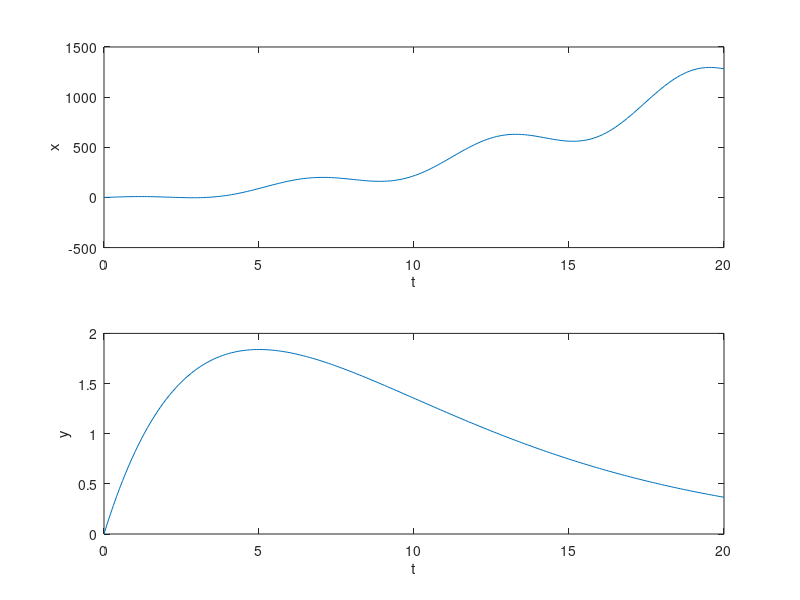
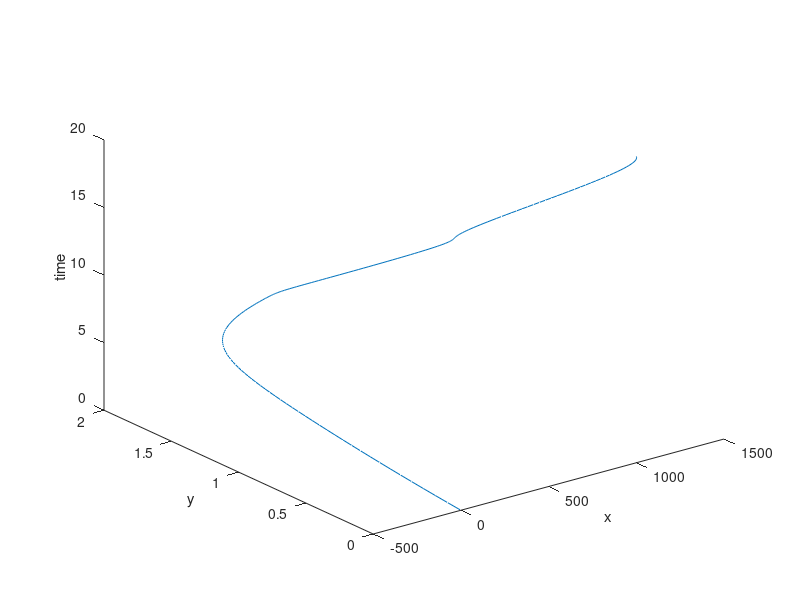
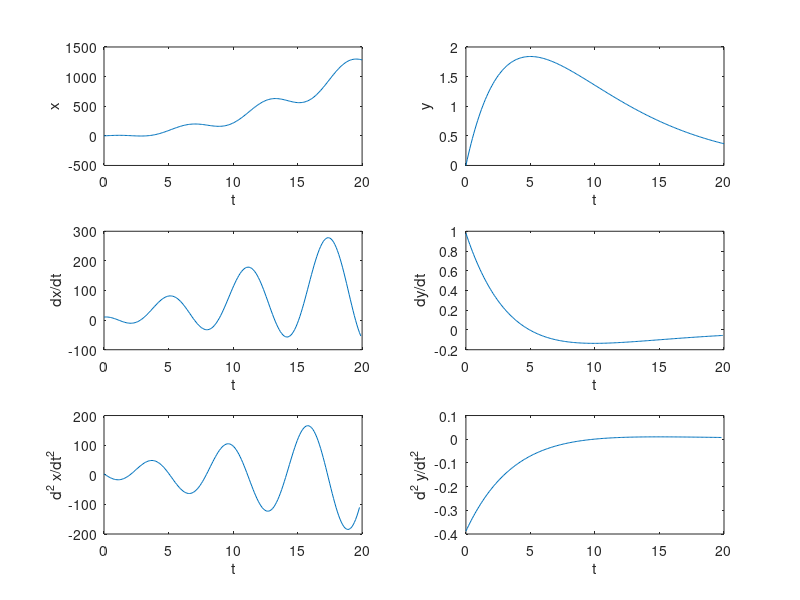
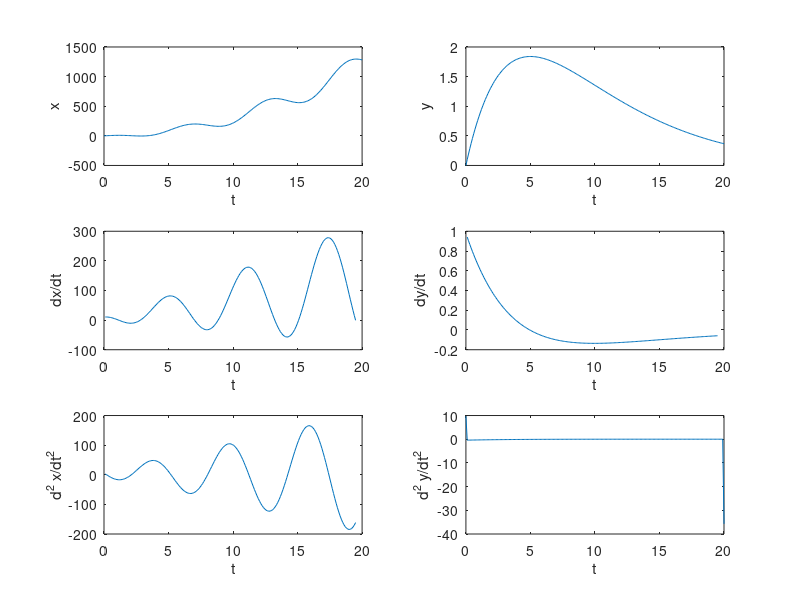

MATLAB code to generate these figures, in order: (Note: this script raises an error after producing the figures.)
%%%clean up everything 
%close all
%clear all
% //you do not have to do it ... but sometimes cleaning helps:-) 

%initializing the time vector  
t0=0;
tf=20;
N=200;
t=linspace(t0,tf,N); %//there are other ways to write vectors. which? 
dt=t(2)-t(1); 

% computing the x and y vectors 
x=3*t.^2+10*t.*cos(t);  %//note the use of ".*" for element-wise operation (that would otherwise be matrix operation)
y=t.*exp(-t/5);

%plot x vs t and y vs t 
figure; 
subplot(2,1,1); plot(t,x); xlabel('t'); ylabel('x'); %// write clear and meaningful graphs ... put labels etc.... 
subplot(2,1,2); plot(t,y); xlabel('t'); ylabel('y'); 

%3d plot 
figure; plot3(x,y,t); %// this allows you to plot a curve in 3D 
xlabel('x'); 
ylabel('y'); 
zlabel('time'); 


%compute the first derivatives in a very simple way ... how to do better?
%read the notes if you are interested  
xd=diff(x)/dt; 
yd=diff(y)/dt; 
td=t(1:end-1); 

%compute the second derivative 
xdd=diff(xd)/dt; 
ydd=diff(yd)/dt; 
tdd=t(1:N-2);

%plot of x,y, first derivatives and second derivatives     
figure; 
subplot(3,2,1); plot(t,x); xlabel('t'); ylabel('x'); %// subplot is actually pretty great to visualize more information in one slide   
subplot(3,2,2); plot(t,y); xlabel('t'); ylabel('y'); 
subplot(3,2,3); plot(td,xd); xlabel('t'); ylabel('dx/dt'); 
subplot(3,2,4); plot(td,yd); xlabel('t'); ylabel('dy/dt'); 
subplot(3,2,5); plot(tdd,xdd); xlabel('t'); ylabel('d^2 x/dt^2'); 
subplot(3,2,6); plot(tdd,ydd); xlabel('t'); ylabel('d^2 y/dt^2');



diag([1,2,3,4],3) 

%alternative way to compute derivative 
%matrix for first derivative 
D1=(-diag(ones(N,1))+diag(ones(N-1,1),1))/dt; % how was this derived? look at the notes     
xd=D1*x'; % what does the " ' " do to the vector? it is hermitian conjugation. why did I do that?  
yd=D1*y'; 
%matrix for first derivative 
D2=(diag(ones(N-1,1),-1)-2*diag(ones(N,1))+diag(ones(N-1,1),1))/dt^2; % how was this derived? look at the notes 
xdd=D2*x'; 
ydd=D2*y'; 

%plot of x,y, alternative first derivatives and second derivatives     
figure; 
subplot(3,2,1); plot(t,x); xlabel('t'); ylabel('x'); 
subplot(3,2,2); plot(t,y); xlabel('t'); ylabel('y'); 
subplot(3,2,3); plot(t(2:N-5),xd(2:N-5)); xlabel('t'); ylabel('dx/dt'); 
subplot(3,2,4); plot(t(2:N-5),yd(2:N-5)); xlabel('t'); ylabel('dy/dt'); 
subplot(3,2,5); plot(t(2:N-5),xdd(2:N-5)); xlabel('t'); ylabel('d^2 x/dt^2'); 
subplot(3,2,6); plot(t(1:N),ydd(1:N)); xlabel('t'); ylabel('d^2 y/dt^2'); 
%note that I did not plot all the points... why?   


%%%% make video  

%short example of file to produce videos in matlab. 
%this video shows random noise 

% set params
fps = 15; %number of frames per seconds 
n_samples = N; %total number of frames    

fig = figure;  %open a new figure 
mov = VideoWriter('CP3_2019.avi');  %set-up the cideo file 
mov.FrameRate = fps; %set the rate of frames 
open(mov);  %open the video file 

% generate frames
for k = 1 : n_samples
%    imagesc(rand(50)); 
    plot(x(1:k),y(1:k),'o-'); xlim([min(x),max(x)]); ylim([min(y),max(y)]);  
    %imagesc(rand(50), [0, 1]); %intensity plot of a real random matrix of size 50x50    
    drawnow; %updates the figure      
    frame = getframe(fig); %convert the figure into a frame for the video 
    writeVideo(mov,frame); %add frame to video 
end 
close(mov); %close the video file 
close(fig); %close the figure  





